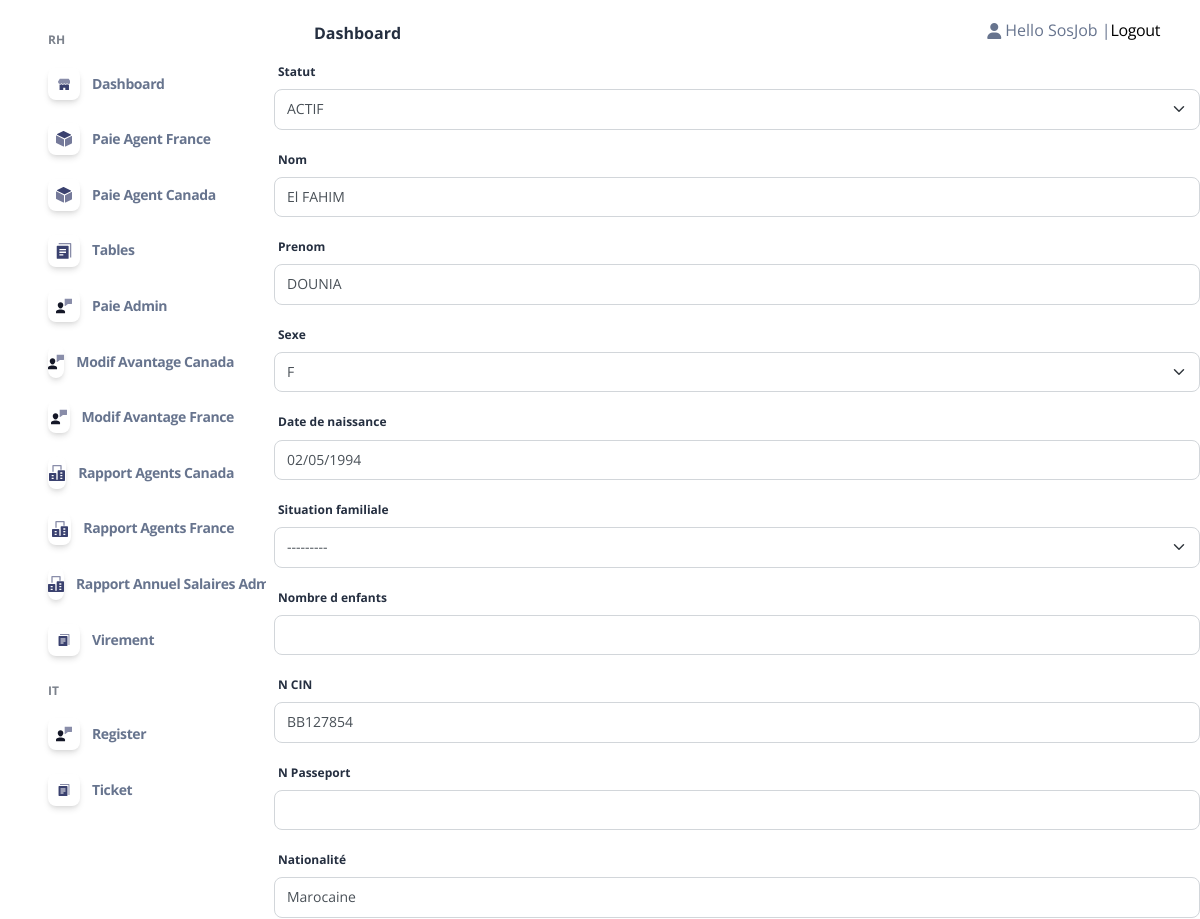
Before: /EditC/14 (signed in, upper part) with the older database file.
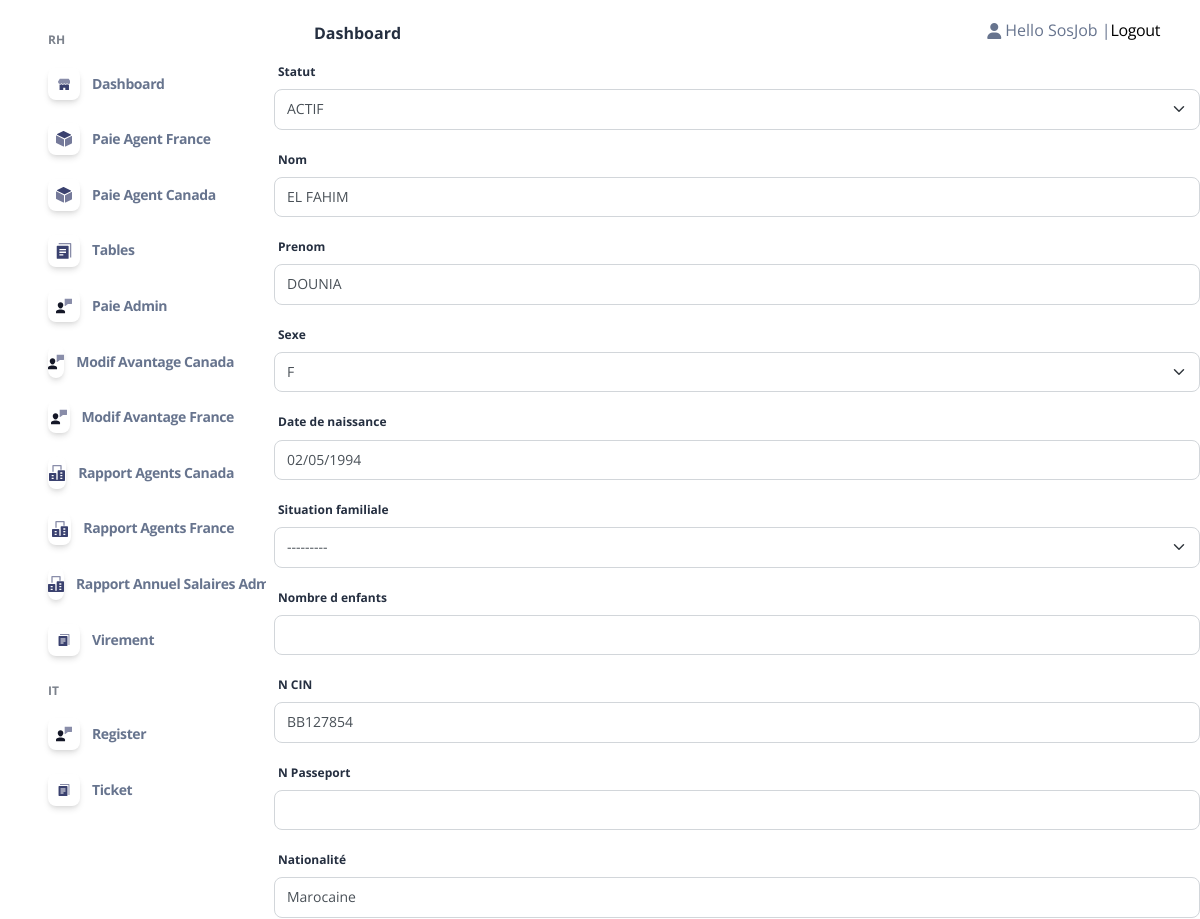
After: the same page with the newer database file.
### admin_Sos/models.py (models this page shows, shortened)
class Collaborateur(models.Model):
    Statut_P= (
        ('AGENT','AGENT'),
        ('CADRE','CADRE'),
        ('TECHNICIEN','TECHNICIEN'),
        ('STAGIAIRE','STAGIAIRE'),
    )
    STATUT_statut = (
        ('ACTIF','ACTIF'),
        ('INACTIF','INACTIF'),
        ('FORMATION','FORMATION'),
        ('STAGE','STAGE'),
    )
    STATUT_activite = (
        ('FRANCE','FRANCE'),
        ('CANADA','CANADA'),
    )
    STATUT_causededepart = (
        ('Demission','Demission'),
        ('Licenciement','Licenciement'),
        ('FPE','FPE'),
        ('Fin de contrat','Fin de contrat'),
        ('Comportement','Comportement'),
        ('Etudes','Etudes'),
        ('Sans motif(Volantaire)','Sans motif(Volantaire)'),
        ('Autre','Autre'),
    )
    Contart = (
        ('Etranger','Etranger'),
        ('Stage','Stage'),
        ('CDD','CDD'),
        ('CDI','CDI'),
    )
    TTGD = (
        ('Célibataire ','Célibataire'),
        ('Marié(e)','Marié(e)'),
        ('Divorcé(e)','Divorcé(e)'),
        ('Veuf(ve)','Veuf(ve)'),
    )
    statut_sexe = (
        ('H','H'),
        ('F','F'),
    )
    statut_TF = (
        ('OUI','OUI'),
        ('NON','NON'),
    )
    Statut = models.CharField(max_length=10,null=True,blank=True,choices=STATUT_statut)
    Nom = models.CharField(max_length=500,null=True,blank=True)
    Prenom = models.CharField(max_length=500,null=True,blank=True)
    Sexe = models.CharField(max_length=50,null=True,blank=True,choices=statut_sexe)
    Date_de_naissance = models.DateField(null=True,blank=True)
    Age = models.PositiveIntegerField(null=True,blank=True)
    Situation_familiale = models.CharField(max_length=100, null=True,blank=True,choices=TTGD)
    Nombre_d_enfants = models.FloatField(default=0, null=True,blank=True)
    N_CIN =models.CharField(default="-",max_length=120 ,null=True,blank=True)
    N_Passeport=models.CharField(default="-",max_length=300 ,null=True,blank=True)
    Nationalité=models.CharField(default="-",max_length=200,null=True,blank=True)
    Adresse_postale=models.CharField(default="-",max_length=200,null=True,blank=True)
    Ville=models.CharField(default="-",max_length=100,null=True,blank=True)
    E_mail= models.EmailField(null=True,blank=True)
    Declaration_CNSS= models.CharField(max_length=100,null=True,blank=True,choices=statut_TF)
    N_de_téléphone=models.CharField(max_length=200,null=True,blank=True)
    RIB = models.CharField(default="-",max_length=300,null=True,blank=True)
    N_CNSS= models.CharField(default="-",max_length=200,null=True,blank=True)
    Type_de_contrat= models.CharField(max_length=100,null=True,blank=True,choices=Contart)
    Salaire_base = models.PositiveBigIntegerField(default=0,null=True,blank=True)
    Nombre_de_Jour_Travaille_Admin= models.PositiveIntegerField(default=0,null=True,blank=True)
    Poste = models.CharField(max_length=100,null=True,blank=True)
    CSP = models.CharField(max_length=100,null=True,blank=True,choices=Statut_P)
    Date_d_entrée = models.DateField(null=True,blank=True)
    Date_de_Sortie = models.DateField(null=True,blank=True)
    anciennetee = models.IntegerField(default=0,null=True, blank=True)
    Motif_de_départ = models.CharField(default="-",max_length=1000,null=True,blank=True,choices=STATUT_causededepart)
    Commentaire = models.CharField(default="-",max_length=1000,null=True,blank=True)
    Prime_Produit = models.FloatField(default=0,null=True,blank=True)
    Nbre_d_heures_Travaillees= models.FloatField(default=0,null=True,blank=True)
    Planifier= models.FloatField(default=0,null=True,blank=True)
    Avance_sur_salaire = models.FloatField(default=0,null=True,blank=True)
    S_H = models.FloatField(default=0,null=True, blank=True)
    Activite=models.CharField(max_length=100,null=True,blank=True,choices=STATUT_activite)
    user =models.OneToOneField(User, null=True,blank=True,on_delete=models.CASCADE)

### admin_Sos/decorators.py (the view)
        def wrapper_func(request,*args, **kwargs):
            group=None
            if request.user.groups.exists():
                group= request.user.groups.all()[0].name
            if group == 'Admin':
                return view_func(request,*args, **kwargs)
            if group == 'Agent':
                return redirect('home')
            else:
                return redirect('login')

### admin_Sos/forms.py
class Collaborateurform(forms.ModelForm):
    class Meta:
        model=Collaborateur
        fields = ['Statut','Nom', 'Prenom','Sexe', 'Date_de_naissance','Situation_familiale','Nombre_d_enfants','N_CIN','N_Passeport','Nationalité','Adresse_postale','Ville','E_mail','Declaration_CNSS','N_de_téléphone','RIB','N_CNSS','Type_de_contrat','Salaire_base','Poste','CSP','Date_d_entrée','Date_de_Sortie','Activite','Motif_de_départ','Commentaire']

### admin_Sos/views.py (called while the page is built)
@login_required(login_url='login')
@admin_only
def EditCView(request,id):
    instance= Collaborateur.objects.get(id=id)
    if request.method == "POST":
        form = Collaborateurform(data=request.POST,files=request.FILES,instance=instance)
        if form.is_valid():
            form.save()
            return redirect('table')
    if request.method == "GET":
        form = Collaborateurform(instance=instance)
    return render(request,'admin_/EditC.html',{'form':form,'collaborateur':instance})

### Templates/admin_/EditC.html (shortened to what this page needs)
{% extends 'admin_/Base/homebase_admin.html' %}
{% block body %}{% include 'admin_/content/Modify/content_editC.html'%}{% endblock  %}

### Templates/admin_/content/Modify/content_editC.html (shortened to what this page needs)
{% load crispy_forms_tags %}
<form method="POST" enctype="multipart/form-data" data-url="{% url 'EditC' id=collaborateur.id %}" class="create-form">
   {{form|crispy}}
</form>

Changed rows visible on the page:
changed Collaborateur "ACTIF": Nom "El FAHIM" → "EL FAHIM"
